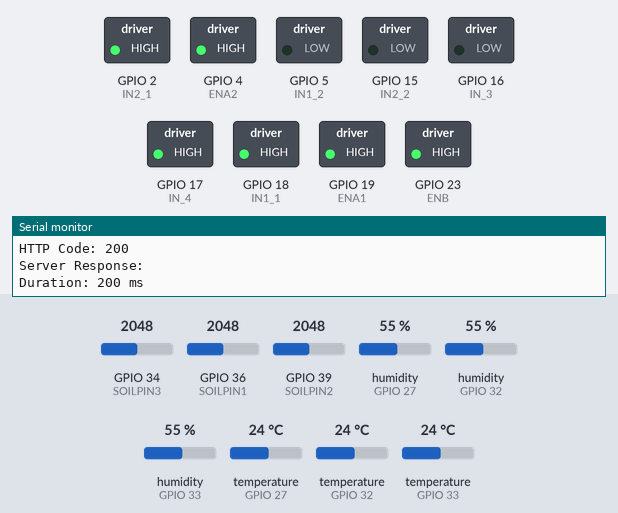
Recording of a sketch running on a simulated ESP32. Parts: switched loads named in the sketch (green lamp = pin HIGH), the last lines printed to the serial monitor. The test bench sets the inputs (shaded band); at power-on: GPIO 34 (SOILPIN3) = 2048, GPIO 36 (SOILPIN1) = 2048, GPIO 39 (SOILPIN2) = 2048, humidity (sensors on GPIO 27, GPIO 32, GPIO 33) 55 %, temperature (sensors on GPIO 27, GPIO 32, GPIO 33) 24 °C. WiFi joins after 1.5 s; servers stay silent unless stated; uploads are accepted with an empty reply.

Above: at 2.7 s.
2.8 s: GPIO 34 (SOILPIN3) set to 1701
4.3 s: GPIO 34 (SOILPIN3) set to 1596
At 5.6 s:
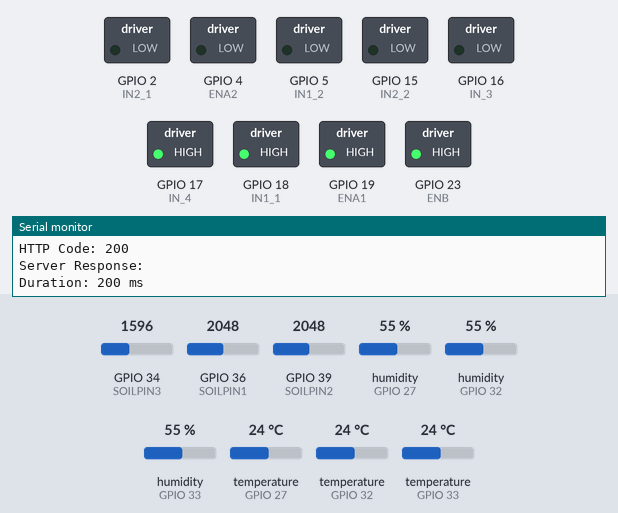
6.0 s: GPIO 36 (SOILPIN1) set to 1698
7.5 s: GPIO 36 (SOILPIN1) set to 1598
At 9.4 s:
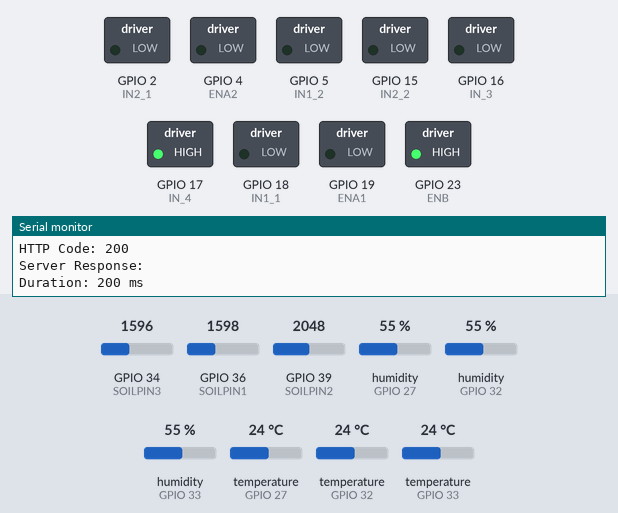
9.7 s: GPIO 34 (SOILPIN3) set to 2866
At 11.0 s:
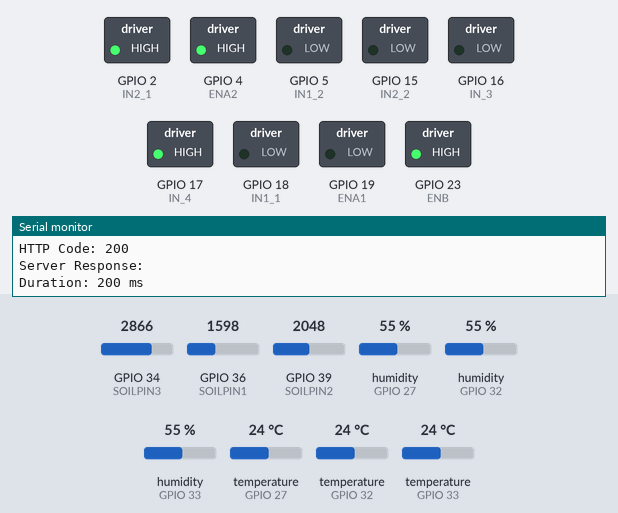
11.9 s: GPIO 39 (SOILPIN2) set to 1693
13.4 s: GPIO 39 (SOILPIN2) set to 1614
At 14.7 s:
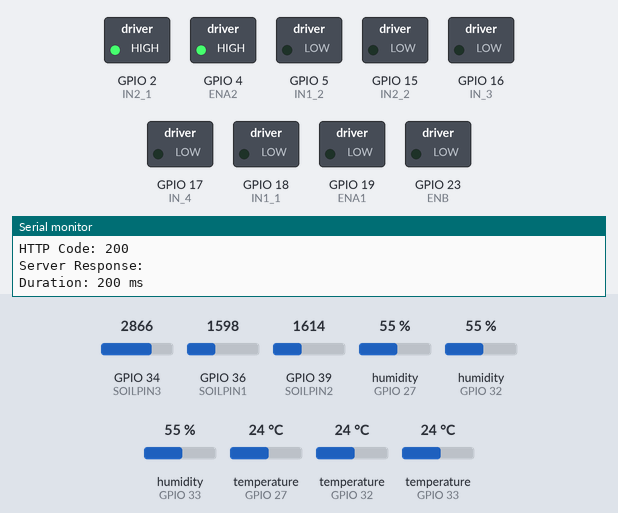
Timing chart, 0 to 15.9 s (numbered marks = the images above; inputs shaded):
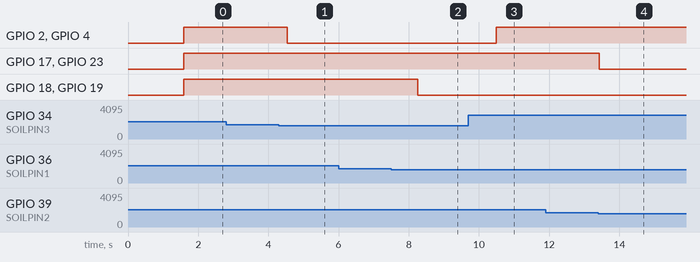

Measured:
- the behaviour switches between 1641 and 1640 on GPIO 34 (SOILPIN3) (found by bisection; images 0 and 1)
- the behaviour switches between 1641 and 1640 on GPIO 36 (SOILPIN1) (found by bisection; images 1 and 2)
- the behaviour switches between 1641 and 1640 on GPIO 39 (SOILPIN2) (found by bisection; images 3 and 4)
- after the input at 4.3 s, GPIO 2 (IN2_1), GPIO 4 (ENA2): HIGH → LOW after 0.23 s
- after the input at 7.5 s, GPIO 18 (IN1_1), GPIO 19 (ENA1): HIGH → LOW after 0.76 s
- after the input at 9.7 s, GPIO 2 (IN2_1), GPIO 4 (ENA2): LOW → HIGH after 0.79 s
- after the input at 13.4 s, GPIO 17 (IN_4), GPIO 23 (ENB): HIGH → LOW at once

The sketch:

driverM.ino
```cpp
//------------------Library---------------------
#include <WiFi.h>
#include <HTTPClient.h>
#include <ArduinoJson.h>
#include <WiFiClientSecure.h>
#include <DHT.h>
WiFiClientSecure client;

//------------------WIFI---------------------
const char* ssid = "Kosan cerdas";
const char* password = "K054NC3RD45";

// const char* ssid = "Vivo V7+";
// const char* password = "asdfghjkl";

//------------------DHT 11---------------------
// #define DHTPIN1 14
#define DHTPIN3 32
#define DHTPIN2 33
// #define DHTPIN3 25
#define DHTPIN1 27

#define DHTTYPE DHT11
// #define DHTTYPE22 DHT22

DHT dht1(DHTPIN1, DHTTYPE);
DHT dht2(DHTPIN2, DHTTYPE);
DHT dht3(DHTPIN3, DHTTYPE);

//------------------Soil Moisture---------------------
#define SOILPIN1 36
#define SOILPIN2 39
#define SOILPIN3 34

const unsigned long interval = 2000;
unsigned long lastMillis = 0;

float mois1, mois2, mois3;
float hum1, hum2, hum3;
float temp1, temp2, temp3;
float soilMoisture1, soilMoisture2, soilMoisture3;
float temperature1, temperature2, temperature3;
float humidity1, humidity2, humidity3;

//------------------Motor Driver L298N---------------------
#define ENA1 19
#define IN1_1 18
#define IN1_2 5

#define ENB 23
#define IN_3 16
#define IN_4 17

#define ENA2 4
#define IN2_1 2
#define IN2_2 15

int bitADC = 4095;

void setup() {
  Serial.begin(115200);
  dht1.begin();
  dht2.begin();
  dht3.begin();

  pinMode(ENA1, OUTPUT);
  pinMode(IN1_1, OUTPUT);
  pinMode(IN1_2, OUTPUT);

  pinMode(ENB, OUTPUT);
  pinMode(IN_3, OUTPUT);
  pinMode(IN_4, OUTPUT);

  pinMode(ENA2, OUTPUT);
  pinMode(IN2_1, OUTPUT);
  pinMode(IN2_2, OUTPUT);

  WiFi.begin(ssid, password);
  Serial.print("Connecting to ");
  Serial.print(ssid);
  while (WiFi.status() != WL_CONNECTED) {
    Serial.print(".");
    delay(500);
  }
  Serial.println();
  Serial.print("Connected to WiFi. IP Address: ");
  Serial.println(WiFi.localIP());

  client.setInsecure();
}

void loop() {
  if (WiFi.status() == WL_CONNECTED) {
    suhuRead();
    soilMoistureRead();
    pump();
    sendDataToServer();
    delay(500);
  }
}

void pump() {
  // Control Pump based on Soil Moisture 1
  if (mois1 < 60) {
    digitalWrite(IN1_1, HIGH);
    digitalWrite(IN1_2, LOW);
    analogWrite(ENA1, 255); // Set motor speed to max (0-255)
  } else {
    digitalWrite(IN1_1, LOW);
    digitalWrite(IN1_2, LOW);
    analogWrite(ENA1, 0); // Turn off the motor
  }
  // Control Pump based on Soil Moisture 2
  if (mois2 < 60) {
    digitalWrite(IN_4, HIGH);
    digitalWrite(IN_3, LOW);
    analogWrite(ENB, 255); // Set motor speed to max (0-255)
  } else {
    digitalWrite(IN_4, LOW);
    digitalWrite(IN_3, LOW);
    analogWrite(ENB, 0); // Turn off the motor
  }
  // Control Pump based on Soil Moisture 3
  if (mois3 < 60) {
    digitalWrite(IN2_1, HIGH);
    digitalWrite(IN2_2, LOW);
    analogWrite(ENA2, 255); // Set motor speed to max (0-255)
  } else {
    digitalWrite(IN2_1, LOW);
    digitalWrite(IN2_2, LOW);
    analogWrite(ENA2, 0); // Turn off the motor
  }
}

void suhuRead() {
  humidity1 = dht1.readHumidity();
  temperature1 = dht1.readTemperature();
  humidity2 = dht2.readHumidity();
  temperature2 = dht2.readTemperature();
  humidity3 = dht3.readHumidity();
  temperature3 = dht3.readTemperature();

  if (isnan(humidity1)) {
    humidity1 = 0;
  }
  if (isnan(temperature1)) {
    temperature1 = 0;
  }
  if (isnan(humidity2)) {
    humidity2 = 0;
  }
  if (isnan(temperature2)) {
    temperature2 = 0;
  }
  if (isnan(humidity3)) {
    humidity3 = 0;
  }
  if (isnan(temperature3)) {
    temperature3 = 0;
  }

  hum1 = round(humidity1 * 10.0) / 10.0;
  temp1 = round(temperature1 * 10.0) / 10.0;
  hum2 = round(humidity2 * 10.0) / 10.0;
  temp2 = round(temperature2 * 10.0) / 10.0;
  hum3 = round(humidity3 * 10.0) / 10.0;
  temp3 = round(temperature3 * 10.0) / 10.0;

  Serial.println("Sensor DHT1:");
  Serial.print("Humidity: ");
  Serial.print(hum1);
  Serial.print("%  Temperature: ");
  Serial.println(temp1);

  Serial.println("Sensor DHT2:");
  Serial.print("Humidity: ");
  Serial.print(hum2);
  Serial.print("%  Temperature: ");
  Serial.println(temp2);

  Serial.println("Sensor DHT3:");
  Serial.print("Humidity: ");
  Serial.print(hum3);
  Serial.print("%  Temperature: ");
  Serial.println(temp3);
}

void soilMoistureRead() {
  float adcValue1 = analogRead(SOILPIN1);
  soilMoisture1 = (100 - ((adcValue1 / bitADC) * 100));

  float adcValue2 = analogRead(SOILPIN2);
  soilMoisture2 = (100 - ((adcValue2 / bitADC) * 100));

  float adcValue3 = analogRead(SOILPIN3);
  soilMoisture3 = (100 - ((adcValue3 / bitADC) * 100));

  mois1 = round(soilMoisture1 * 10.0) / 10.0;
  mois2 = round(soilMoisture2 * 10.0) / 10.0;
  mois3 = round(soilMoisture3 * 10.0) / 10.0;

  Serial.println("Sensor Soil1:");
  Serial.print("Moisture1: ");
  Serial.print(mois1);
  Serial.print("%  adc: ");
  Serial.print(adcValue1);
  Serial.println("");

  Serial.println("Sensor Soil2:");
  Serial.print("Moisture2: ");
  Serial.print(mois2);
  Serial.println("");

  Serial.println("Sensor Soil3:");
  Serial.print("Moisture: ");
  Serial.print(mois3);
  Serial.println("");
}

void sendDataToServer() {
  HTTPClient http;
  http.begin(client, "https://be-ta.vercel.app/api/sensor");
  http.addHeader("Content-Type", "application/json");

  StaticJsonDocument<900> doc;

  JsonObject plant1 = doc.createNestedObject("plant1");
  plant1["suhu"] = temp1;
  plant1["kelembapan"] = hum1;
  plant1["kelembapanTanah"] = mois1;

  JsonObject plant2 = doc.createNestedObject("plant2");
  plant2["suhu"] = temp2;
  plant2["kelembapan"] = hum2;
  plant2["kelembapanTanah"] = mois2;

  JsonObject plant3 = doc.createNestedObject("plant3");
  plant3["suhu"] = temp3;
  plant3["kelembapan"] = hum3;
  plant3["kelembapanTanah"] = mois3;

  String requestBody;
  serializeJson(doc, requestBody);

  unsigned long startTime = millis();

  int httpCode = http.POST(requestBody);

  unsigned long endTime = millis();
  unsigned long duration = endTime - startTime;

  if (httpCode > 0) {
    String payload = http.getString();
    Serial.println("HTTP Code: " + String(httpCode));
    Serial.println("Server Response: " + payload);
    Serial.println("Duration: " + String(duration) + " ms");
  } else {
    Serial.println("Error mengirim request");
    Serial.println(http.errorToString(httpCode));
  }

  http.end();
}
```
